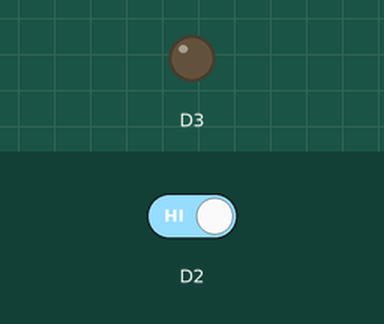
A sketch run on a simulated ESP8266 (NodeMCU). Parts: output pins drawn as LEDs (lit = HIGH). The test bench sets the inputs (shaded band); at power-on: D2 HIGH. What the sketch prints to the serial monitor is not drawn.

Above: at 1.2 s.
1.3 s: D2 driven LOW
At 2.2 s:
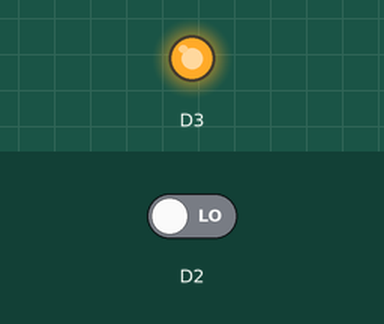
2.8 s: D2 driven HIGH
At 3.3 s:
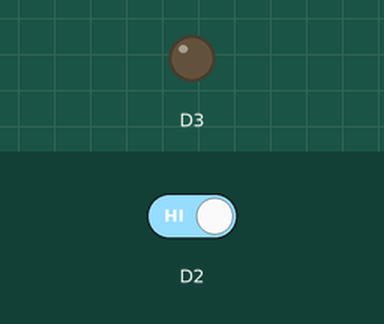
Timing chart, 0 to 5.8 s (numbered marks = the images above; inputs shaded):
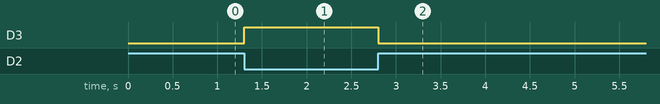

The sketch:

blinkdelay.ino
```cpp
void setup() {
  // put your setup code here, to run once:
Serial.begin(115200);
pinMode(D2,INPUT);
pinMode(D3,OUTPUT);}

void loop() {
  // put your main code here, to run repeatedly:

Serial.println(digitalRead(D2));
if(digitalRead(D2)==0)
{
 digitalWrite(D3,HIGH);
  }
else{digitalWrite(D3,LOW);}
}
```

Measured:
- after the input at 1.3 s, D3: LOW → HIGH at once
- after the input at 2.8 s, D3: HIGH → LOW at once
